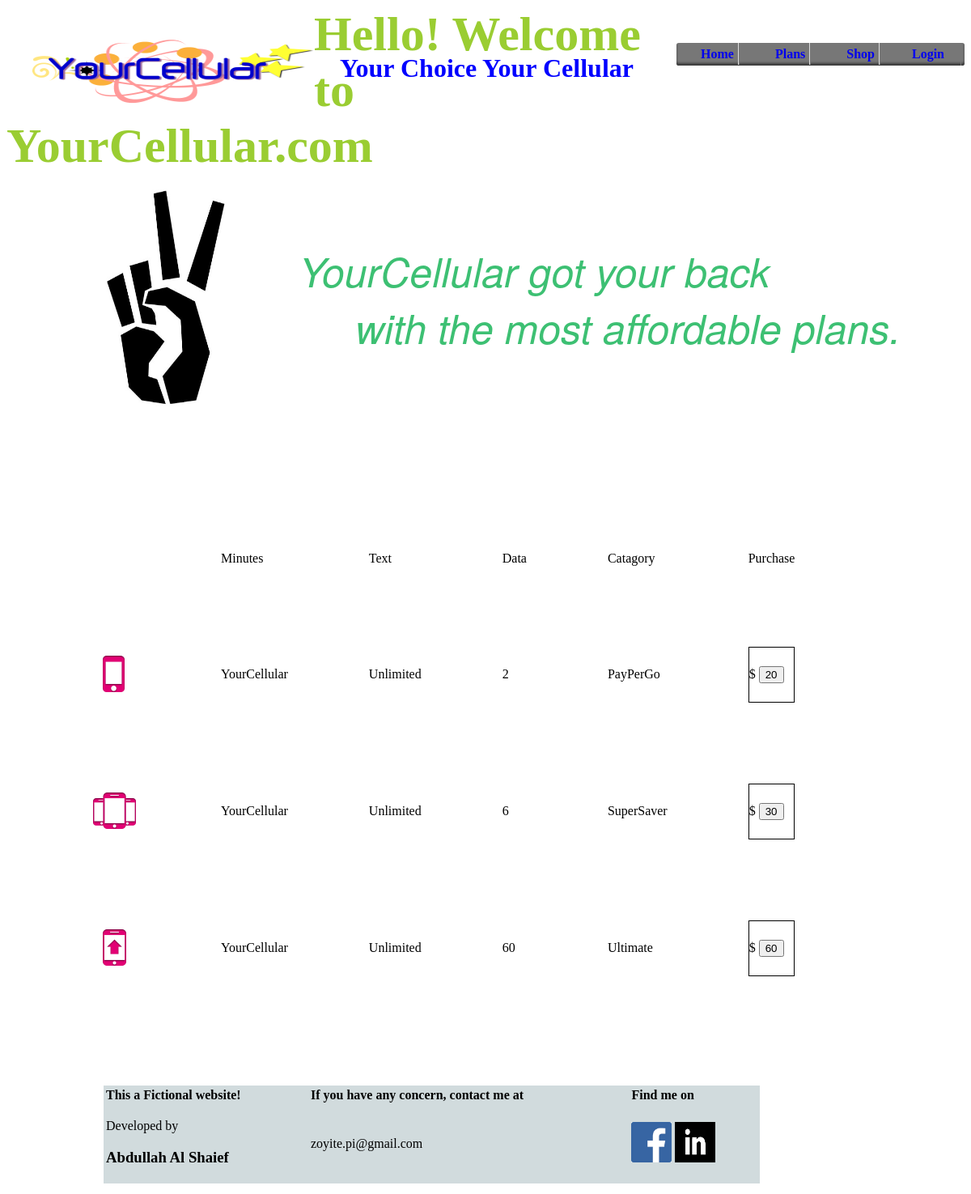
/plans.php, run on the app's committed database.
### tables this page shows
CREATE TABLE IF NOT EXISTS `products_plans` (
`id` int(11) NOT NULL,
  `image_dir` text NOT NULL,
  `make` varchar(255) NOT NULL,
  `minute_` varchar(255) NOT NULL,
  `model` text NOT NULL,
  `price_` int(111) NOT NULL,
  `text_` varchar(255) NOT NULL,
  `data_` varchar(255) NOT NULL
);

### plans.php (the view, shortened to what this page needs)
<!DOCTYPE HTML>
<html lang="en">
<head>
    <link rel="stylesheet" href="webpage/style/defaultPageStructure.css" type="text/css" />
    <link rel="stylesheet" href="webpage/style/plans.css" type="text/css" />
</head>
<body>
    <?php
           include("webpage/includePages/defaultPageHeader.php");
    ?>
    <div>
         <img src="webpage/Images/peaceSign.png" / alt="Peace sign" style="position:relative; width: 200px; height: 300px; margin:-50px 100px;">
      <pre>
                          YourCellular got your back
                               with the most affordable plans.
  </pre>
    </div>
    <br/><br/><br/><br/>
    <table border="0" cellpadding="0" cellspacing="100">
        <th>
            <td >Minutes</td>
            <td >Text</td>
            <td >Data</td>
            <td >Catagory</td>
            <td>Purchase</td>
        </th>
    <?php
      include("webpage/MySQL/databaseConnection.php");
      $query = "SELECT * FROM products_plans";
      $result = mysqli_query($connection, $query);
      while($row = mysqli_fetch_row($result)){
    ?>
        <tr>
            <td><a target="_blank" href="<?php echo $row[1]?>">
            <img src="<?php echo $row[1]?>" alt="Individual Plan" />
             </a></td>
            <td ><?php echo $row[2]?></td>
            <td ><?php echo $row[3]?></td>
            <td ><?php echo $row[7]?></td>
            <td ><?php echo $row[4]?></td>
   <?php
   echo ('<form action ="webpage/MySQL/addtoCart.php" method="post">');
    echo( "<td style=\" border: 1px solid black;\">$
           <input name=\"plan\" type=\"submit\" value=\"$row[5]\"></td>");
    echo('</form>');
     echo(   '</tr>');
   }
   ?>
    </table>
</body>
<div style="margin: 40px 50px 0px 120px; ">
<table style="width:80%; position: relative; bottom: 5px; background-color: #D1DBDD;">
    <tr>
   <td style="font-weight: bold;">This a Fictional website!</td>
   <td style="font-weight: bold;">If you have any concern, contact me at</td>
   <td style="font-weight: bold;">Find me on</td>
    </tr>
     <tr>
   <td><p>Developed by</p>
   <h3>Abdullah Al Shaief</h3></td>
   <td><p>zoyite.pi@gmail.com</p></td>
    <td><img src ="webpage/Images/facebook.png" alt="facebook" width="50px" height="50px"/>
    <img src ="webpage/Images/linkedin.png" alt="linkedin" width="50px" height="50px"/>  </td>
    </tr>
</table>
</div>
</body>
</html>

### webpage/includePages/defaultPageHeader.php (shortened to what this page needs)
      <a href="homePage.php"><img class="siteLogo" alt="sitelogo"  src="webpage/Images/largelogo.png" style="float: left; height: 80px; width: 350px"/></a>
         <h1 class="mainSlogan">Your Choice Your Cellular</h1>
<div class="navBar">
    <nav >
        <ul class="navPages" >
           <li  ><a id="home" href="homePage.php">Home</a></li>
           <li ><a id="plans" href="plans.php">Plans</a></li>
           <li > <a id="shop" href="shop.php">Shop</a></li>
<?php
if((isset($_SESSION["login"]))&& $_SESSION["login"]== 1){
   echo ('<li > <a id="username" href="#" onclick= "account()">'.$_SESSION["user"].'</a>
   <div id ="accountInfo" style="position: absolute; display: none;">
 <form action="signOut.php">
 <input value="Sign out" type="submit" />
 </form>
   </div>
   </li>');
   echo( "<li><a   href=\"shoppingCart.php\"><img id= \"cart\" src=\"webpage/Images/shopping-cart-md.png\" alt=\"Cart\" style=\"height: 25.2px; width: 40.2px; margin-left: 10px;\"/> </a></li>");
}else{
   include("defLogin.php");
}
?>
        </ul>
    </nav>
  </div>
   <div class="content">
   <marquee behavior="scroll" direction="right"><h2 style="   z-index: 0; color:yellowgreen; font-size: 60px; font-family:'French Script MT'; margin-top:2px ">Hello! Welcome to YourCellular.com</h2></marquee>
   </div>

### webpage/includePages/defLogin.php (shortened to what this page needs)
<li id="login" >
        <div class="dropdown">
  <a id="login" onclick="toggleContent()" href="#">Login</a>
</div>
         </li>

### webpage/style/defaultPageStructure.css (style rules this page uses)
h1 { color:blue; position:absolute; left: 420px; top: 45px; }
.siteLogo { margin-top : 40px; margin-left: 30px; }
nav ul { margin: 45px 0px 0px 0px; padding: 0px 5px; list-style: none; position: relative; float: right; background: #eee; border-bottom: 1px solid #fff; border-radius: 3px; box-shadow: 0 -3px 3px rgba(0,0,0,.5) inset; background-color:#777; }
nav li { float: left; padding: 5px 20px; }
nav #home, nav #shop, nav #plans, nav #username { border-right: 1px solid #ddd; box-shadow: 1px 0 0 #777; font-weight: bold; padding: 5px; text-decoration: none; }
nav #login { font-weight: bold; text-decoration: none; box-shadow: 1px 0 0 #777; }

### data on the page
products_plans: image_dir (picture), make "YourCellular", minute_ "Unlimited", data_ "2", model "PayPerGo", plan "20"
products_plans: image_dir (picture), make "YourCellular", minute_ "Unlimited", data_ "6", model "SuperSaver", plan "30"
products_plans: image_dir (picture), make "YourCellular", minute_ "Unlimited", data_ "60", model "Ultimate", plan "60"
